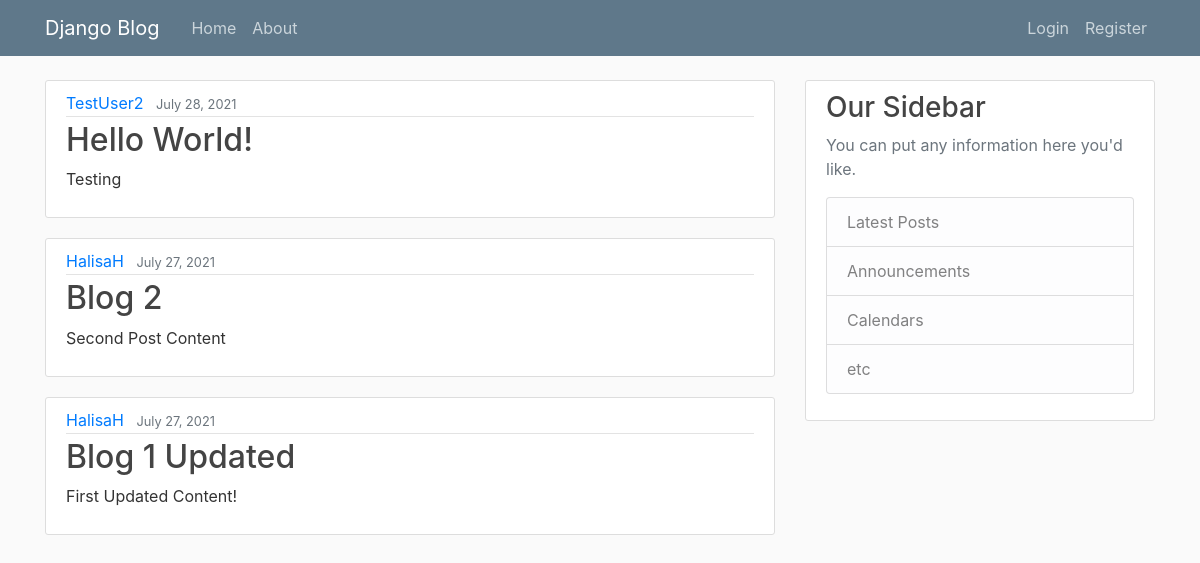
/, run on an earlier commit of the app's database.
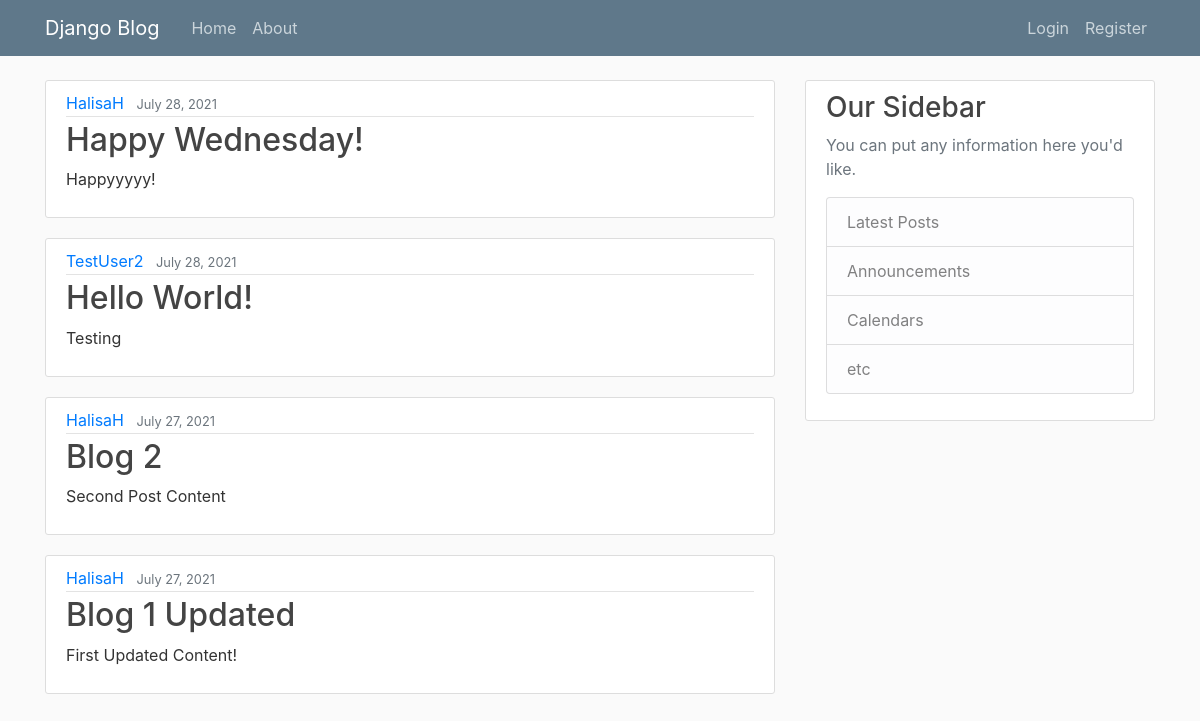
And on a later commit of the database.
### blog/models.py (models this page shows, shortened)
class Post(models.Model):
    title = models.CharField(max_length=100)
    content = models.TextField()
    date_posted = models.DateTimeField(default=timezone.now)
    author = models.ForeignKey(User, on_delete=models.CASCADE)

### blog/views.py (the view)
# urls.py: path('', PostListView.as_view(), name='blog-home'),
class PostListView(ListView):
    model = Post
    template_name = 'blog/home.html' #<app>/<model>_<viewtype>.html
    context_object_name = 'posts'
    ordering = ['-date_posted']
    paginate_by = 5

### blog/templates/blog/home.html
{% extends "blog/base.html" %}
{% block content %}
    {% for post in posts %}
        <article class="media content-section">
          <div class="media-body">
            <div class="article-metadata">
              <a class="mr-2" href="#">{{ post.author }}</a>
              <small class="text-muted">{{ post.date_posted|date:"F d, Y" }}</small>
            </div>
            <h2><a class="article-title" href="{% url 'post-detail' post.id %}">{{ post.title }}</a></h2>
            <p class="article-content">{{ post.content }}</p>
          </div>
        </article>
    {% endfor %}
{% endblock content %}

What changed in the data, as far as the page shows it:
added Post: author "HalisaH", date_posted "July 28, 2021", title "Happy Wednesday!", content "Happyyyyy!"
